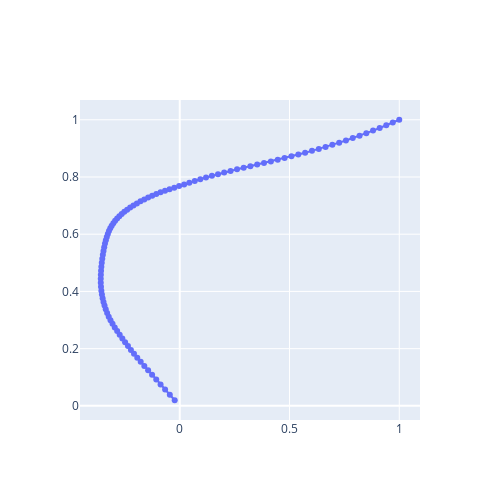

Notebook source saved alongside this figure:
### Code cell
with torch.no_grad():
    dx = dyn(T)
x = torch.cumsum(dx, dim=0) + x_0

fig = go.Figure()
fig.add_trace(go.Scatter(x=x[:, 0].detach().cpu().numpy(), y=x[:, 1].detach().cpu().numpy(), mode='markers+lines'))
fig.update_layout(width=500, height=500, scene_aspectmode='data')
fig.show()
